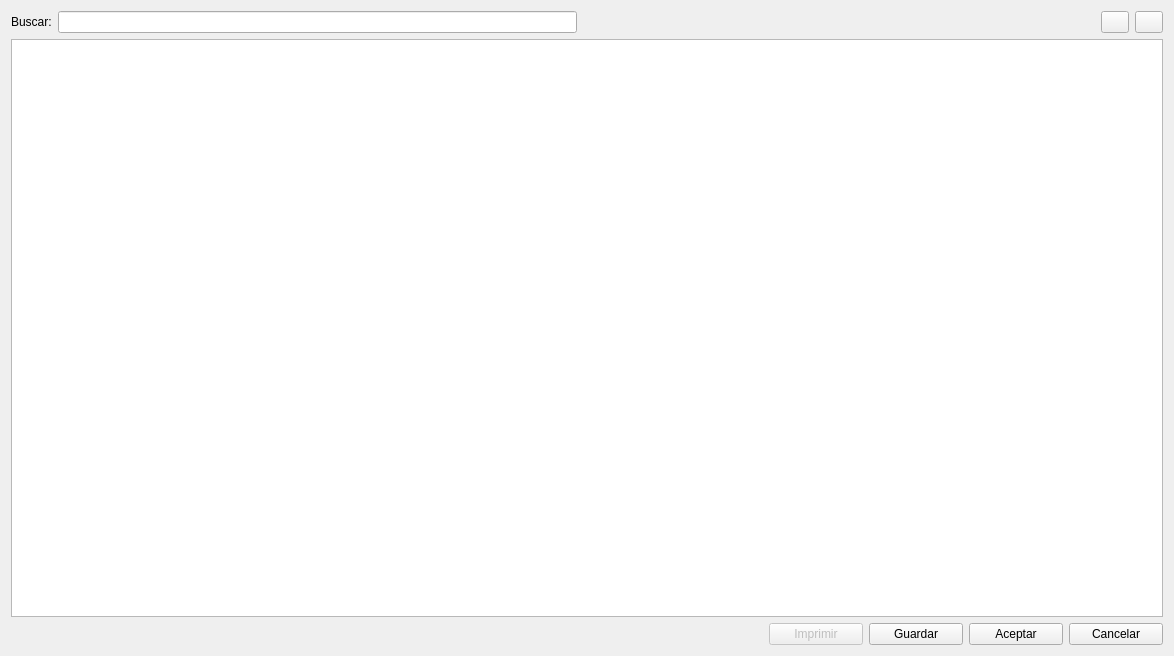
<?xml version="1.0" encoding="UTF-8"?>
<ui version="4.0">
 <class>Db_table_View</class>
 <widget class="QDialog" name="Db_table_View">
  <property name="geometry">
   <rect>
    <x>0</x>
    <y>0</y>
    <width>1174</width>
    <height>656</height>
   </rect>
  </property>
  <property name="windowTitle">
   <string>visor de tablas</string>
  </property>
  <property name="windowIcon">
   <iconset resource="maya.qrc">
    <normaloff>:/Icons/PNG/NeuX.png</normaloff>:/Icons/PNG/NeuX.png</iconset>
  </property>
  <layout class="QGridLayout" name="gridLayout">
   <item row="2" column="0" colspan="5">
    <widget class="QTableView" name="resultado_list">
     <property name="verticalScrollBarPolicy">
      <enum>Qt::ScrollBarAsNeeded</enum>
     </property>
     <property name="horizontalScrollBarPolicy">
      <enum>Qt::ScrollBarAsNeeded</enum>
     </property>
     <property name="alternatingRowColors">
      <bool>true</bool>
     </property>
     <property name="selectionMode">
      <enum>QAbstractItemView::SingleSelection</enum>
     </property>
     <property name="selectionBehavior">
      <enum>QAbstractItemView::SelectRows</enum>
     </property>
     <property name="sortingEnabled">
      <bool>true</bool>
     </property>
     <attribute name="horizontalHeaderStretchLastSection">
      <bool>true</bool>
     </attribute>
    </widget>
   </item>
   <item row="3" column="1">
    <widget class="QPushButton" name="btn_print">
     <property name="enabled">
      <bool>false</bool>
     </property>
     <property name="minimumSize">
      <size>
       <width>94</width>
       <height>0</height>
      </size>
     </property>
     <property name="text">
      <string>Imprimir</string>
     </property>
     <property name="icon">
      <iconset resource="maya.qrc">
       <normaloff>:/Icons/PNG/Print.png</normaloff>:/Icons/PNG/Print.png</iconset>
     </property>
    </widget>
   </item>
   <item row="0" column="0" colspan="5">
    <layout class="QHBoxLayout" name="horizontalLayout">
     <item>
      <widget class="QLabel" name="label">
       <property name="text">
        <string>Buscar:</string>
       </property>
      </widget>
     </item>
     <item>
      <widget class="QLineEdit" name="txtBuscar"/>
     </item>
     <item>
      <spacer name="horizontalSpacer_2">
       <property name="orientation">
        <enum>Qt::Horizontal</enum>
       </property>
       <property name="sizeHint" stdset="0">
        <size>
         <width>28</width>
         <height>21</height>
        </size>
       </property>
      </spacer>
     </item>
     <item>
      <widget class="QPushButton" name="btn_add">
       <property name="maximumSize">
        <size>
         <width>28</width>
         <height>16777215</height>
        </size>
       </property>
       <property name="text">
        <string/>
       </property>
       <property name="icon">
        <iconset resource="maya.qrc">
         <normaloff>:/Icons/PNG/add.png</normaloff>:/Icons/PNG/add.png</iconset>
       </property>
      </widget>
     </item>
     <item>
      <widget class="QPushButton" name="btn_remove">
       <property name="sizePolicy">
        <sizepolicy hsizetype="Fixed" vsizetype="Fixed">
         <horstretch>0</horstretch>
         <verstretch>0</verstretch>
        </sizepolicy>
       </property>
       <property name="minimumSize">
        <size>
         <width>28</width>
         <height>0</height>
        </size>
       </property>
       <property name="maximumSize">
        <size>
         <width>28</width>
         <height>16777215</height>
        </size>
       </property>
       <property name="text">
        <string/>
       </property>
       <property name="icon">
        <iconset resource="maya.qrc">
         <normaloff>:/Icons/PNG/Delete.png</normaloff>:/Icons/PNG/Delete.png</iconset>
       </property>
      </widget>
     </item>
    </layout>
   </item>
   <item row="3" column="2">
    <widget class="QPushButton" name="btn_save">
     <property name="minimumSize">
      <size>
       <width>94</width>
       <height>0</height>
      </size>
     </property>
     <property name="text">
      <string>Guardar</string>
     </property>
     <property name="icon">
      <iconset resource="maya.qrc">
       <normaloff>:/Icons/PNG/Save.png</normaloff>:/Icons/PNG/Save.png</iconset>
     </property>
    </widget>
   </item>
   <item row="3" column="0">
    <spacer name="horizontalSpacer">
     <property name="orientation">
      <enum>Qt::Horizontal</enum>
     </property>
     <property name="sizeHint" stdset="0">
      <size>
       <width>471</width>
       <height>20</height>
      </size>
     </property>
    </spacer>
   </item>
   <item row="3" column="3">
    <widget class="QPushButton" name="btn_aceptar">
     <property name="sizePolicy">
      <sizepolicy hsizetype="Fixed" vsizetype="Fixed">
       <horstretch>0</horstretch>
       <verstretch>0</verstretch>
      </sizepolicy>
     </property>
     <property name="minimumSize">
      <size>
       <width>94</width>
       <height>0</height>
      </size>
     </property>
     <property name="text">
      <string>Aceptar</string>
     </property>
     <property name="icon">
      <iconset resource="maya.qrc">
       <normaloff>:/Icons/PNG/OK.png</normaloff>:/Icons/PNG/OK.png</iconset>
     </property>
     <property name="shortcut">
      <string>Alt+Return</string>
     </property>
    </widget>
   </item>
   <item row="3" column="4">
    <widget class="QPushButton" name="btn_cancel">
     <property name="sizePolicy">
      <sizepolicy hsizetype="Fixed" vsizetype="Fixed">
       <horstretch>0</horstretch>
       <verstretch>0</verstretch>
      </sizepolicy>
     </property>
     <property name="minimumSize">
      <size>
       <width>94</width>
       <height>0</height>
      </size>
     </property>
     <property name="text">
      <string>Cancelar</string>
     </property>
     <property name="icon">
      <iconset resource="maya.qrc">
       <normaloff>:/Icons/PNG/Cancel.png</normaloff>:/Icons/PNG/Cancel.png</iconset>
     </property>
    </widget>
   </item>
  </layout>
 </widget>
 <tabstops>
  <tabstop>txtBuscar</tabstop>
  <tabstop>resultado_list</tabstop>
  <tabstop>btn_save</tabstop>
  <tabstop>btn_aceptar</tabstop>
  <tabstop>btn_cancel</tabstop>
  <tabstop>btn_add</tabstop>
  <tabstop>btn_remove</tabstop>
  <tabstop>btn_print</tabstop>
 </tabstops>
 <resources>
  <include location="maya.qrc"/>
 </resources>
 <connections/>
</ui>
